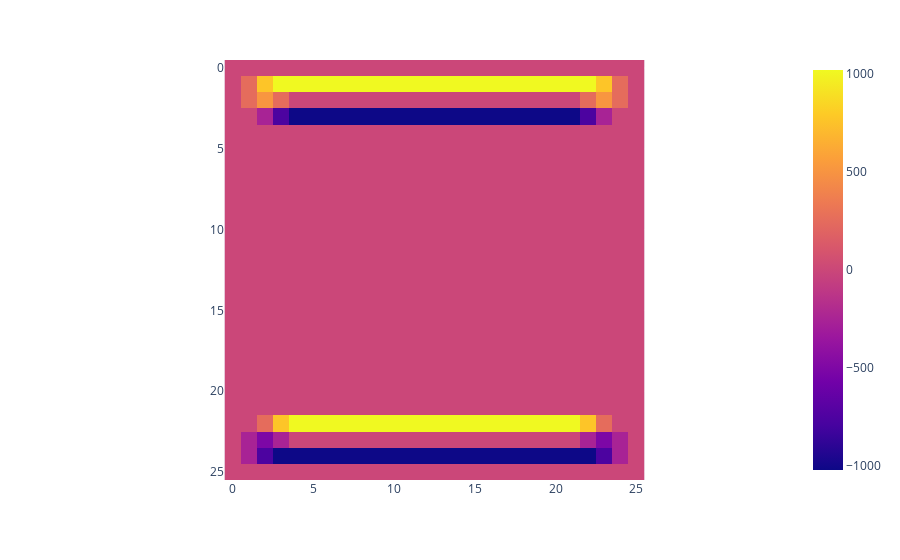

Notebook cell for this chart:
### Code cell
px.imshow(gy)

### Figure 1 — Plotly figure (JSON) as saved in the notebook; plotly's stock layout.template omitted (floating-point values rounded to 4 significant figures; data arrays with more than 128 entries replaced by an {"elided": "..."} marker saying what was removed)
{"data": [{"coloraxis": "coloraxis", "hovertemplate": "x: %{x}<br>y: %{y}<br>color: %{z}<extra></extra>", "type": "heatmap", "z": {"elided": "26x26 int values"}}], "layout": {"coloraxis": {"colorscale": [[0, "#0d0887"], [0.1111, "#46039f"], [0.2222, "#7201a8"], [0.3333, "#9c179e"], [0.4444, "#bd3786"], [0.5556, "#d8576b"], [0.6667, "#ed7953"], [0.7778, "#fb9f3a"], [0.8889, "#fdca26"], [1, "#f0f921"]]}, "margin": {"t": 60}, "xaxis": {"constrain": "domain", "scaleanchor": "y"}, "yaxis": {"autorange": "reversed", "constrain": "domain"}}}
